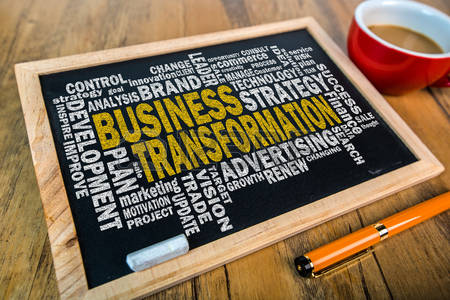
#> input picture board.jpg, 450 x 300 px
$ python perspective.py
#> lines starting #> are read from the running program, lines starting #| are printed output that depends on the picture
import cv2
import numpy as np
from matplotlib import pyplot as plt
img = cv2.imread('board.jpg')
#> img is the input picture: shape (300, 450, 3); mean B, G, R 83.5, 111.9, 134.6
rows,cols,ch = img.shape
#> rows = 300; cols = 450; ch = 3
#float means ([top left],[top right],[bottom left],[bottom right])
pts1 = np.float32([[56,65],[368,52],[28,387],[389,390]])
pts2 = np.float32([[0,0],[300,0],[0,300],[300,300]])
M = cv2.getPerspectiveTransform(pts1,pts2)
dst = cv2.warpPerspective(img,M,(300,300))
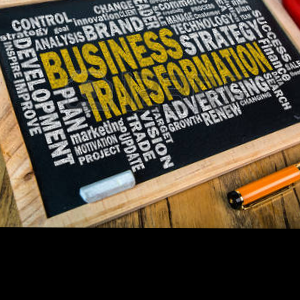
#> dst: shape (300, 300, 3); mean B, G, R 59.5, 78.3, 87.3
plt.subplot(121),plt.imshow(img),plt.title('Input')
plt.subplot(122),plt.imshow(dst),plt.title('Output')
plt.show()
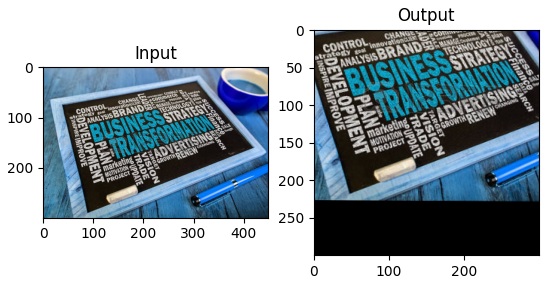
#> figure drawn by matplotlib, 2 panels; B, G, R data is drawn as R, G, B

$ run again, with frame.jpg copied over board.jpg
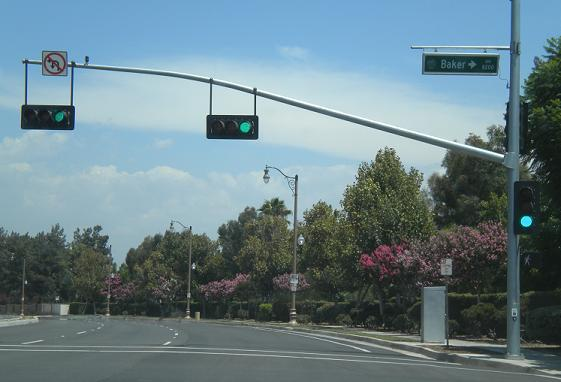
#> input picture frame.jpg, 561 x 382 px
#> img is the input picture: shape (382, 561, 3); mean B, G, R 136.8, 129.4, 106.7
#> `dst = cv2.warpPerspective(img,M,(300,300))`:
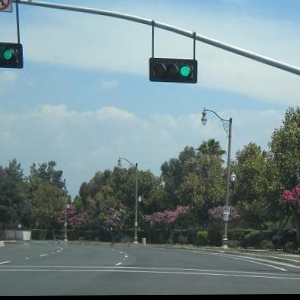
#> dst: shape (300, 300, 3); mean B, G, R 142.7, 139.3, 119.7
#> `plt.show()`:
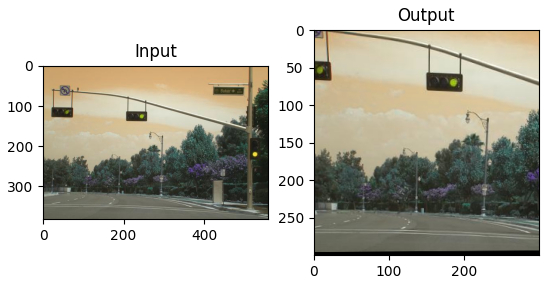
#> figure drawn by matplotlib, 2 panels; B, G, R data is drawn as R, G, B
